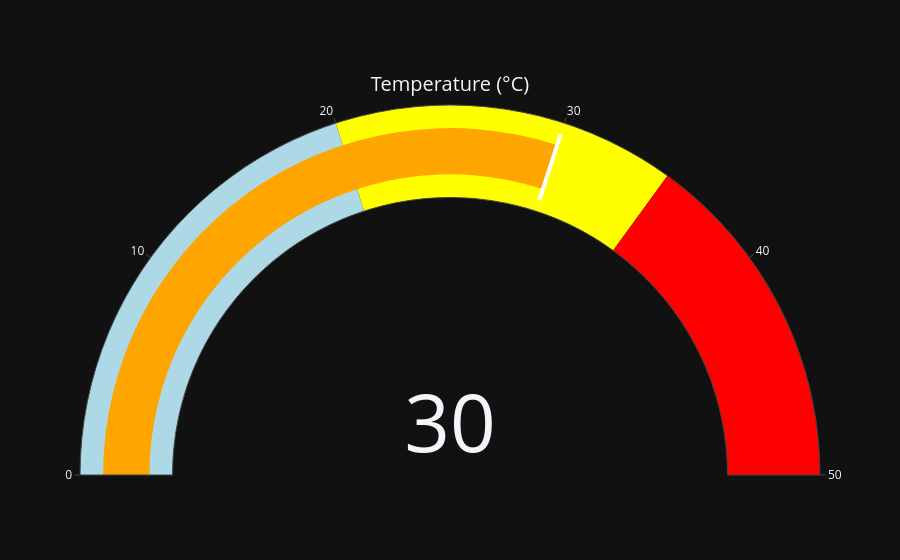

The notebook cell this image was saved under:
### Code cell
temperature = 30  # change value dynamically

fig = go.Figure(go.Indicator(
    mode="gauge+number",
    value=temperature,

    title={'text': "Temperature (°C)"},

    gauge={
        'axis': {'range': [0, 50]},

        'bar': {'color': "orange"},

        'steps': [
            {'range': [0, 20], 'color': "lightblue"},
            {'range': [20, 35], 'color': "yellow"},
            {'range': [35, 50], 'color': "red"}
        ],

        'threshold': {
            'line': {'color': "white", 'width': 4},
            'thickness': 0.75,
            'value': temperature
        }
    }
))

fig.show()

### Figure 1 — Plotly figure (JSON) as saved in the notebook; plotly's stock layout.template omitted (floating-point values rounded to 4 significant figures)
{"data": [{"gauge": {"axis": {"range": [0, 50]}, "bar": {"color": "orange"}, "steps": [{"color": "lightblue", "range": [0, 20]}, {"color": "yellow", "range": [20, 35]}, {"color": "red", "range": [35, 50]}], "threshold": {"line": {"color": "white", "width": 4}, "thickness": 0.75, "value": 30}}, "mode": "gauge+number", "title": {"text": "Temperature (°C)"}, "value": 30, "type": "indicator"}], "layout": {}}
